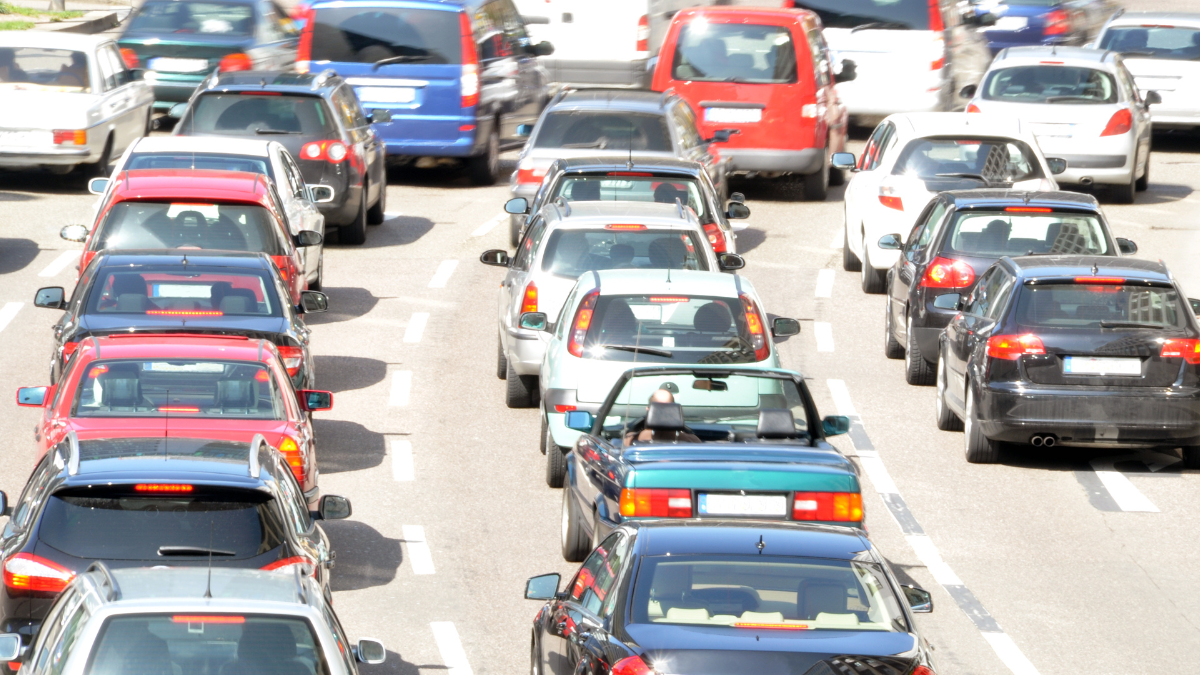
#> input picture Images/2.png, 1200 x 675 px
$ python chapter3.py
#> lines starting #> are read from the running program, lines starting #| are printed output that depends on the picture
import cv2
import numpy as np

img = cv2.imread("../Images/2.png")
#> img is the input picture: shape (675, 1200, 3); mean B, G, R 170.6, 169.6, 174.5
print(img.shape)
#| (675, 1200, 3)

imgResize = cv2.resize(img, (300, 200))
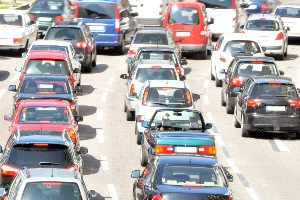
#> imgResize: shape (200, 300, 3); mean B, G, R 170.4, 169.4, 174.4
imgCropped = img[0:200, 200:500]
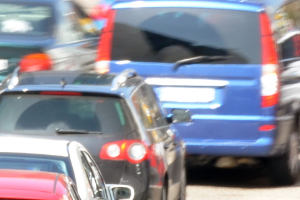
#> imgCropped: shape (200, 300, 3); mean B, G, R 154.2, 141.2, 142.4

cv2.imshow("Image", img)
cv2.imshow("Resize", imgResize)
cv2.imshow("Cropped", imgCropped)

cv2.waitKey(0)

$ run again, with Images/1.png copied over Images/2.png
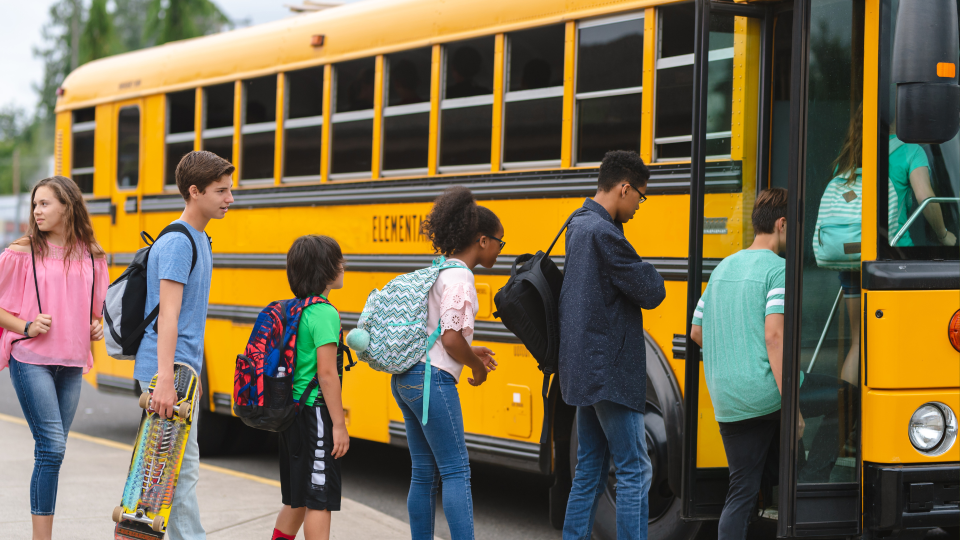
#> input picture Images/1.png, 1920 x 1080 px (shown at 1/2 size)
#> img is the input picture: shape (1080, 1920, 3); mean B, G, R 78.5, 107.6, 119.9
#| (1080, 1920, 3)
#> `imgResize = cv2.resize(img, (300, 200))`:
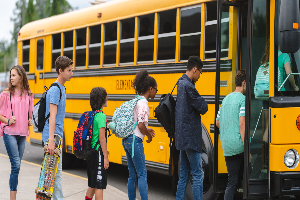
#> imgResize: shape (200, 300, 3); mean B, G, R 78.4, 107.6, 119.9
#> `imgCropped = img[0:200, 200:500]`:
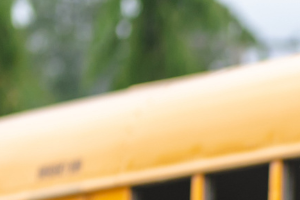
#> imgCropped: shape (200, 300, 3); mean B, G, R 128.9, 167, 176.6

$ run again, with Images/3.png copied over Images/2.png
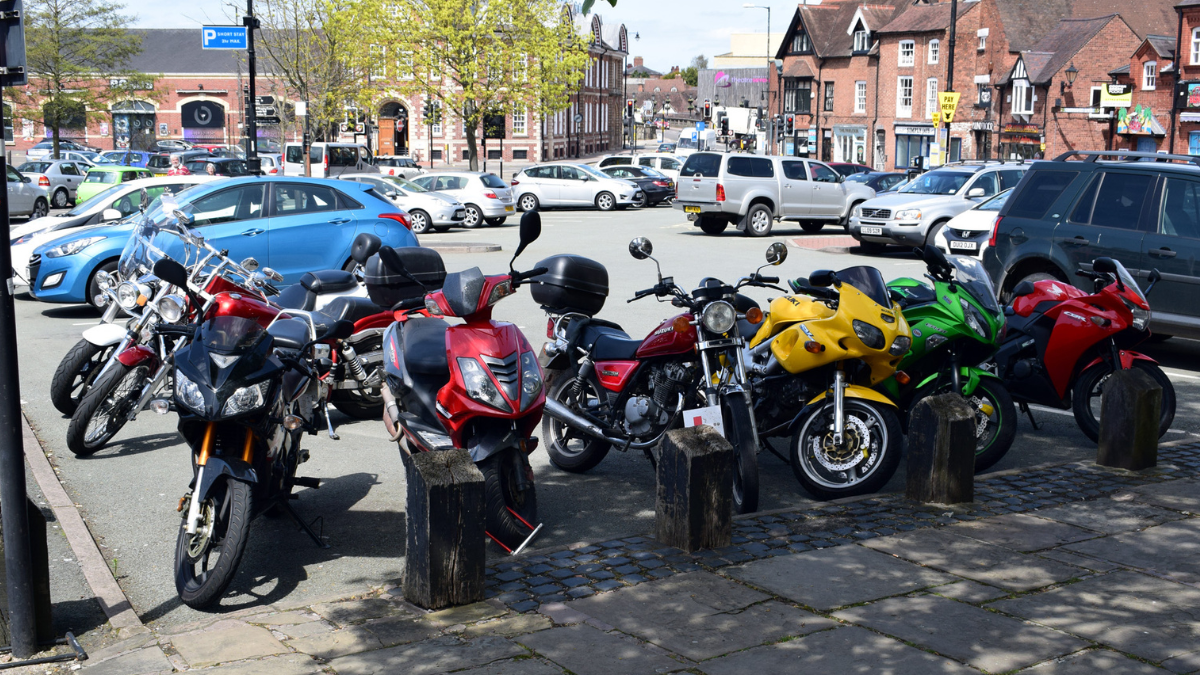
#> input picture Images/3.png, 1200 x 675 px
#> img is the input picture: shape (675, 1200, 3); mean B, G, R 108.2, 105.8, 105.5
#| (675, 1200, 3)
#> `imgResize = cv2.resize(img, (300, 200))`:
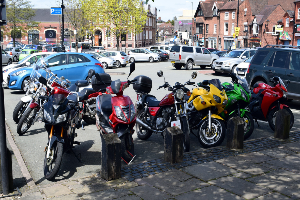
#> imgResize: shape (200, 300, 3); mean B, G, R 108.1, 105.8, 105.4
#> `imgCropped = img[0:200, 200:500]`:
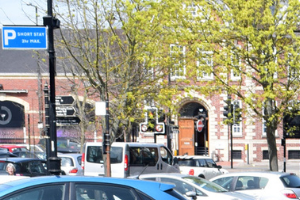
#> imgCropped: shape (200, 300, 3); mean B, G, R 137.9, 154.6, 154.7
